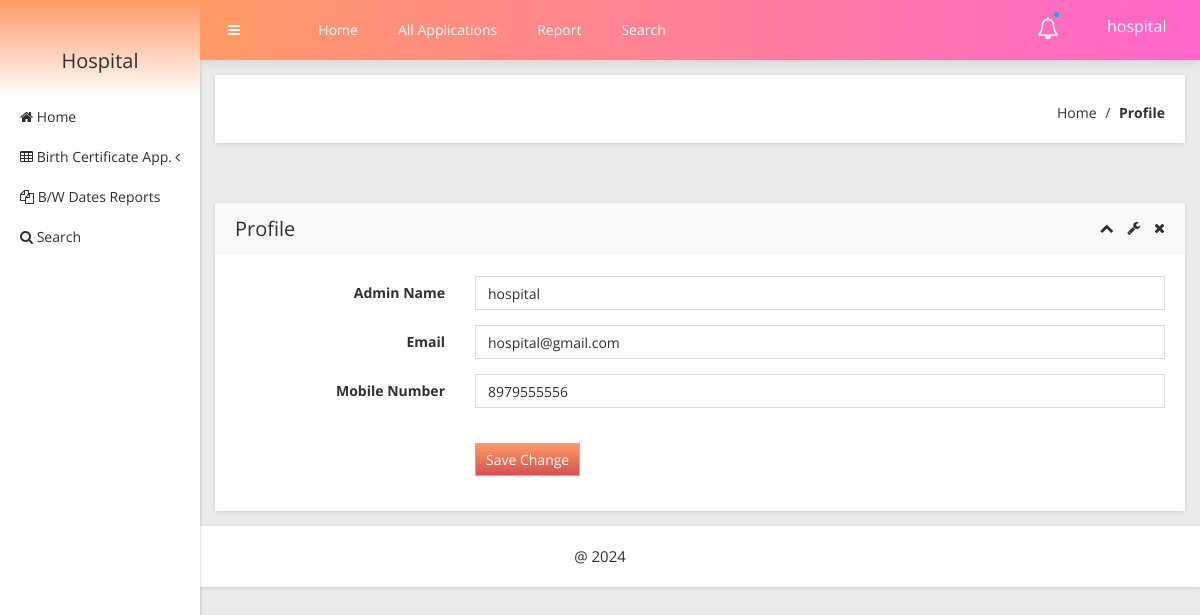
The app's page /obcs/hospital/profile.php (signed in) with its own data.
### tables this page shows
CREATE TABLE `tblhospital` (
  `ID` int(10) NOT NULL,
  `HospitalName` varchar(200) DEFAULT NULL,
  `UserName` varchar(120) DEFAULT NULL,
  `MobileNumber` bigint(10) DEFAULT NULL,
  `Email` varchar(120) DEFAULT NULL,
  `Password` varchar(200) DEFAULT NULL,
  `HospitalRegdate` timestamp NULL DEFAULT current_timestamp(),
  `RoleId` int(11) DEFAULT 2
);

### obcs/hospital/profile.php (the view, shortened to what this page needs)
<?php
include('includes/dbconnection.php');
if (strlen($_SESSION['obcsaid']) == 0) {
    header('location:logout.php');
} else {
    $adminid = $_SESSION['obcsaid'];
    $sql = "SELECT * FROM tblhospital WHERE ID=:aid";
    $query = $dbh->prepare($sql);
    $query->bindParam(':aid', $adminid, PDO::PARAM_STR);
    $query->execute();
    $result = $query->fetch(PDO::FETCH_OBJ);
    if ($query->rowCount() > 0) {
        $AName = $result->HospitalName;
        $mobno = $result->MobileNumber;
        $email = $result->Email;
    } else {
        header('location:logout.php');
    }
}
?>
<!doctype html>
<html class="no-js" lang="en">
<head>
   <link rel="stylesheet" href="css/bootstrap.min.css">
   <link rel="stylesheet" href="css/font-awesome.min.css">
   <link rel="stylesheet" href="css/adminpro-custon-icon.css">
   <link rel="stylesheet" href="css/meanmenu.min.css">
   <link rel="stylesheet" href="css/jquery.mCustomScrollbar.min.css">
   <link rel="stylesheet" href="css/animate.css">
   <link rel="stylesheet" href="css/modals.css">
   <link rel="stylesheet" href="css/normalize.css">
   <link rel="stylesheet" href="css/form/all-type-forms.css">
   <link rel="stylesheet" href="style.css">
   <link rel="stylesheet" href="css/responsive.css">
</head>
<body class="materialdesign">
    <div class="wrapper-pro">
        <?php include_once('includes/sidebar.php');?>
        <?php include_once('includes/header.php');?>
        <div class="breadcome-area mg-b-30 small-dn">
            <div class="container-fluid">
                <div class="row">
                    <div class="col-lg-12">
                        <div class="breadcome-list shadow-reset">
                            <div class="row">
                                <div class="col-lg-12">
                                    <ul class="breadcome-menu">
                                        <li><a href="dashboard.php">Home</a> <span class="bread-slash">/</span>
                                        </li>
                                        <li><span class="bread-blod">Profile</span>
                                        </li>
                                    </ul>
                                </div>
                            </div>
                        </div>
                    </div>
                </div>
            </div>
        </div>
        <div class="basic-form-area mg-b-15">
            <div class="container-fluid">
                <div class="row">
                    <div class="col-lg-12">
                        <div class="sparkline12-list shadow-reset mg-t-30">
                            <div class="sparkline12-hd">
                                <div class="main-sparkline12-hd">
                                    <h1>Profile</h1>
                                    <div class="sparkline12-outline-icon">
                                        <span class="sparkline12-collapse-link"><i class="fa fa-chevron-up"></i></span>
                                        <span><i class="fa fa-wrench"></i></span>
                                        <span class="sparkline12-collapse-close"><i class="fa fa-times"></i></span>
                                    </div>
                                </div>
                            </div>
                            <div class="sparkline12-graph">
                                <div class="basic-login-form-ad">
                                    <div class="row">
                                        <div class="col-lg-12">
                                            <div class="all-form-element-inner">
                                                <form method="post">
                                                    <div class="form-group-inner">
                                                        <div class="row">
                                                            <div class="col-lg-3">
                                                                <label class="login2 pull-right pull-right-pro">Admin Name</label>
                                                            </div>
                                                            <div class="col-lg-9">
                                                                <input type="text" class="form-control" name="HospitalName" value="<?php echo $AName; ?>" required='true'>
                                                            </div>
                                                        </div>
                                                    </div>
                                                    <div class="form-group-inner">
                                                        <div class="row">
                                                            <div class="col-lg-3">
                                                                <label class="login2 pull-right pull-right-pro">Email</label>
                                                            </div>
                                                            <div class="col-lg-9">
                                                                <input type="email" class="form-control" name="email" value="<?php echo $email; ?>" required='true'>
                                                            </div>
                                                        </div>
                                                    </div>
                                                    <div class="form-group-inner">
                                                        <div class="row">
                                                            <div class="col-lg-3">
                                                                <label class="login2 pull-right pull-right-pro">Mobile Number</label>
                                                            </div>
                                                            <div class="col-lg-9">
                                                                <input type="text" class="form-control" name="mobilenumber" value="<?php echo $mobno; ?>" required='true' maxlength='10'>
                                                            </div>
                                                        </div>
                                                    </div>
                                                    <div class="form-group-inner">
                                                        <div class="login-btn-inner">
                                                            <div class="row">
                                                                <div class="col-lg-3"></div>
                                                                <div class="col-lg-9">
                                                                    <div class="login-horizental cancel-wp pull-left">
                                                                        <button class="btn btn-sm btn-primary login-submit-cs" type="submit" name="submit">Save Change</button>
                                                                    </div>
                                                                </div>
                                                            </div>
                                                        </div>
                                                    </div>
                                                </form>
                                            </div>
                                        </div>
                                    </div>
                                </div>
                            </div>
                        </div>
                    </div>
                </div>
            </div>
        </div>
    </div>
    <?php include_once('includes/footer.php');?>
</body>
</html>

### obcs/hospital/includes/sidebar.php (shortened to what this page needs)
     <?php
include('includes/dbconnection.php');
if (strlen($_SESSION['obcsaid']==0)) {
  header('location:logout.php');
  } else{
  ?>
  <div class="left-sidebar-pro">
            <nav id="sidebar">
                <div class="sidebar-header">
                    <?php
$aid=$_SESSION['obcsaid'];
$sql="SELECT AdminName,Email from  tbladmin where ID=:aid";
$query = $dbh -> prepare($sql);
$query->bindParam(':aid',$aid,PDO::PARAM_STR);
$query->execute();
$results=$query->fetchAll(PDO::FETCH_OBJ);
$cnt=1;
if($query->rowCount() > 0)
{
foreach($results as $row)
{               ?>
                    <h3> Hospital</h3>
                  <?php $cnt=$cnt+1;}} ?>
                </div>
                <div class="left-custom-menu-adp-wrap">
                    <ul class="nav navbar-nav left-sidebar-menu-pro">
                        <li class="nav-item">
                            <a href="dashboard.php" role="button" aria-expanded="false"><i class="fa big-icon fa-home"></i> <span class="mini-dn">Home</span> </a>
                        </li>
                        <li class="nav-item"><a href="#" data-toggle="dropdown" role="button" aria-expanded="false" class="nav-link dropdown-toggle"><i class="fa big-icon fa-table"></i> <span class="mini-dn">Birth Certificate App.</span> <span class="indicator-right-menu mini-dn"><i class="fa indicator-mn fa-angle-left"></i></span></a>
                        </li>
                        <li class="nav-item">
                            <a href="between-dates-report.php" role="button" aria-expanded="false"><i class="fa big-icon fa-files-o"></i> <span class="mini-dn">B/W Dates Reports</span> </a>
                        </li>
                        <li class="nav-item">
                            <a href="search.php" role="button" aria-expanded="false"><i class="fa fa-search"></i> <span class="mini-dn">Search</span> </a>
                    </ul>
                </div>
            </nav>
        </div>
        <?php }  ?>

### obcs/hospital/includes/header.php (shortened to what this page needs)
      <?php
include('includes/dbconnection.php');
if (strlen($_SESSION['obcsaid']==0)) {
  header('location:logout.php');
  } else{
  ?>
 <div class="content-inner-all">
            <div class="header-top-area">
                <div class="fixed-header-top">
                    <div class="container-fluid">
                        <div class="row">
                            <div class="col-lg-1 col-md-6 col-sm-6 col-xs-12">
                                <button type="button" id="sidebarCollapse" class="btn bar-button-pro header-drl-controller-btn btn-info navbar-btn">
                                    <i class="fa fa-bars"></i>
                                </button>
                            </div>
                            <div class="col-lg-6 col-md-1 col-sm-1 col-xs-12">
                                <div class="header-top-menu tabl-d-n">
                                    <ul class="nav navbar-nav mai-top-nav">
                                        <li class="nav-item"><a href="dashboard.php" class="nav-link">Home</a>
                                        </li>
                                        <li class="nav-item"><a href="all-applications.php" class="nav-link">All Applications</a>
                                        </li>
                                        <li class="nav-item"><a href="between-dates-report.php" class="nav-link">Report</a>
                                        </li>
                                        <li class="nav-item"><a href="search.php" class="nav-link">Search</a>
                                        </li>
                                    </ul>
                                </div>
                            </div>
                            <div class="col-lg-5 col-md-5 col-sm-6 col-xs-12">
                                <div class="header-right-info">
                                    <ul class="nav navbar-nav mai-top-nav header-right-menu">
                                        <li class="nav-item"><a href="new-birth-application.php" data-toggle="dropdown" role="button" aria-expanded="false" class="nav-link dropdown-toggle"><i class="fa fa-bell-o" aria-hidden="true"></i><span class="indicator-nt"></span></a>
                                        </li>
                                        <li class="nav-item">
                                            <a href="#" data-toggle="dropdown" role="button" aria-expanded="false" class="nav-link dropdown-toggle">
                                                <?php
$aid=$_SESSION['obcsaid'];
$sql="SELECT HospitalName,Email from  tblhospital where ID=:aid";
$query = $dbh -> prepare($sql);
$query->bindParam(':aid',$aid,PDO::PARAM_STR);
$query->execute();
$results=$query->fetchAll(PDO::FETCH_OBJ);
$cnt=1;
if($query->rowCount() > 0)
{
foreach($results as $row)
{               ?>
                                                <span class="adminpro-icon adminpro-user-rounded header-riht-inf"></span>
                                                <span class="admin-name"><?php  echo $row->HospitalName;?></span>
                                                <span class="author-project-icon adminpro-icon adminpro-down-arrow"></span><?php $cnt=$cnt+1;}} ?>
                                            </a>
                                        </li>
                                    </ul>
                                </div>
                            </div>
                        </div>
                    </div>
                </div>
            </div><?php }  ?>

### records on screen
tblhospital: HospitalName "hospital", email "hospital@gmail.com", mobilenumber "8979555556"
